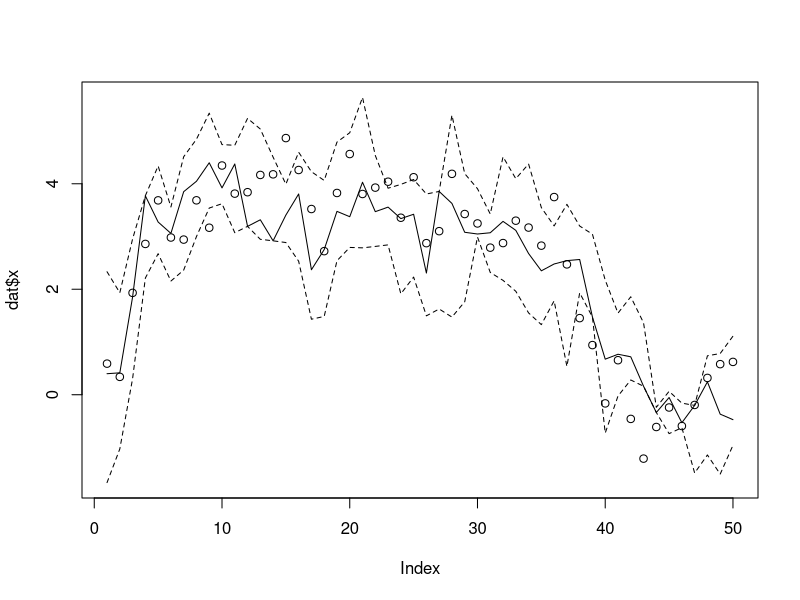
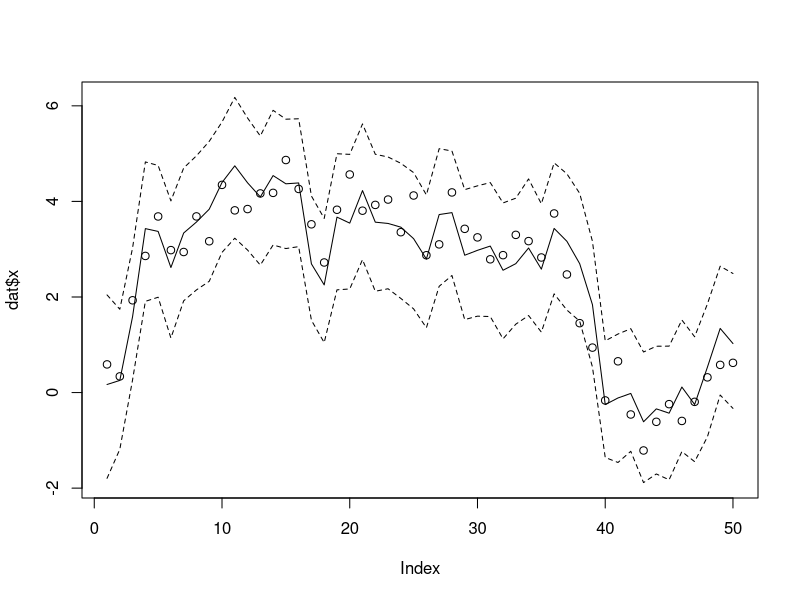
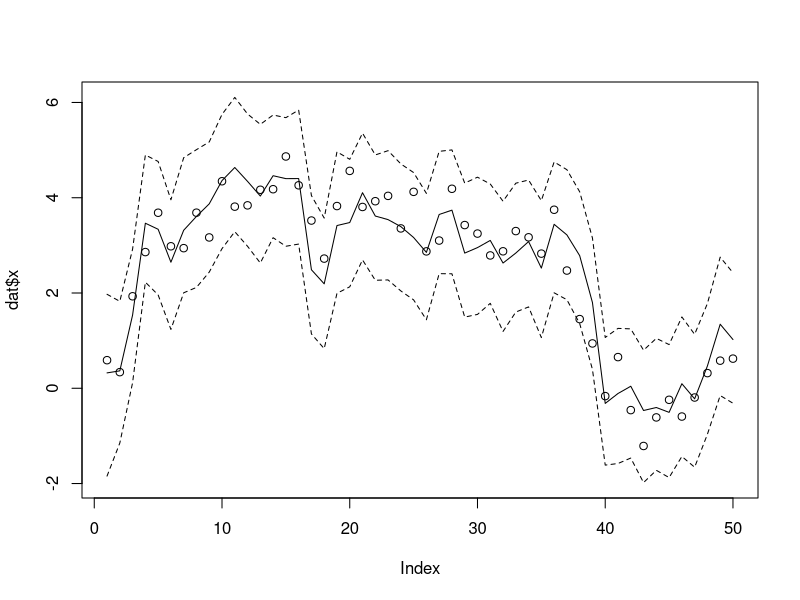
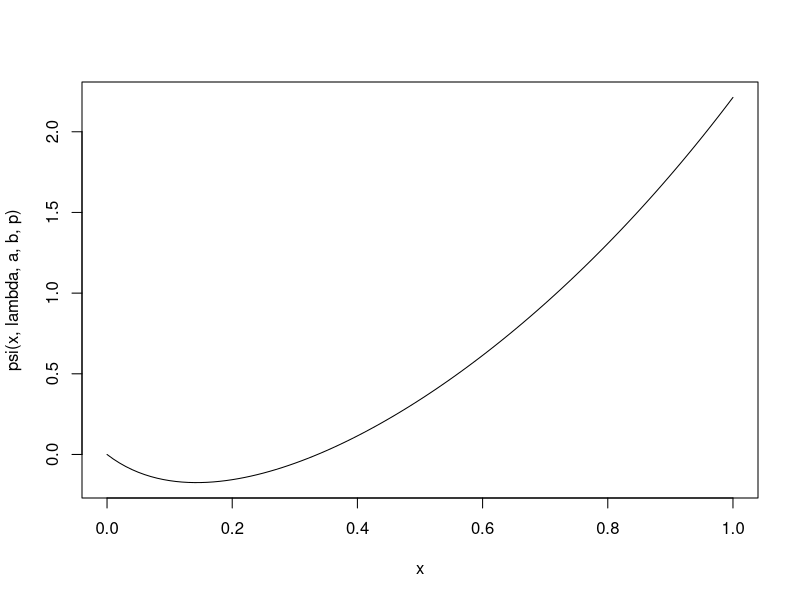

Write the R code that produced these figures, in order.
## ---- chunk 1
dlmSim <- function(n, sigma, tau, x0) {
  x    <- rep(0, n)
  y    <- rep(0, n)
  x[1] <- rnorm(1, x0,   tau)
  y[1] <- rnorm(1, x[1], sigma)
  for (t in 2:n) { # loop for clarity; could be vectorized
    x[t] <- rnorm(1, x[t-1], tau)
    y[t] <- rnorm(1, x[t],   sigma)
  }
  data.frame(y = y, x = x) # save x for comparison purpose
}
## ---- chunk 2
n <- 50
tau <- sqrt(0.5); sigma <- sqrt(2) * tau
set.seed(123456)
dat <- dlmSim(n, sigma, tau, 0)
## ---- chunk 3
dlmSIS <- function(y, sigma, tau, m0, s0, N) {
  xseq <- matrix(0, n, N)
  x <- rnorm(N, m0, s0)
  w <- rep(1/N, N)
  for (t in 1:n) {
    x <- rnorm(N, x, tau)
    w <- w * dnorm(y[t], x, sigma)
    xseq[t, ] <- x <- sample(x, size = N, replace = TRUE, prob = w)
  }
  xseq
}
## ---- chunk 4
xseq <- dlmSIS(dat$y, sigma, tau, 0, 10, 1000)
summary(apply(xseq, 1, function(x) length(unique(x))))

plotDlmPf <- function(xseq) {
  lower <- apply(xseq, 1, quantile, prob = 0.025)
  upper <- apply(xseq, 1, quantile, prob = 0.975)
  med <- apply(xseq, 1, median)
  plot(dat$x, type = "n", ylim = range(c(dat$x, lower, upper)))
  points(dat$x)
  lines(med, lty = 1)
  lines(lower, lty = 2)
  lines(upper, lty = 2)
}
plotDlmPf(xseq)
## ---- chunk 5
dlmSISR <- function(y, sigma, tau, m0, s0, N) {
  xseq <- matrix(0, n, N)
  x <- rnorm(N, m0, s0)
  for (t in 1:n) {
    x <- rnorm(N, x, tau)
    w <- dnorm(y[t], x, sigma)
    xseq[t, ] <- x <- sample(x, size = N, replace = TRUE, prob = w)
  }
  xseq
}
## ---- chunk 6
xseq <- dlmSISR(dat$y, sigma, tau, 0, 10, 1000)
summary(apply(xseq, 1, function(x) length(unique(x))))
plotDlmPf(xseq)
## ---- chunk 7
dlmAPF <- function(y, sigma, tau, m0, s0, N) {
  xseq <- matrix(0, n, N)
  x <- rnorm(N, m0, s0)
  for (t in 1:n) {
    w0 <- dnorm(y[t], x, sigma)
    tilx <- sample(x, size = N, replace = TRUE, prob = w0)
    x <- rnorm(N, tilx, tau)
    w <- dnorm(y[t], x, sigma) / dnorm(y[t], tilx, sigma)
    xseq[t, ] <- x <- sample(x, size = N, replace = TRUE, prob = w)
  }
  xseq
}

xseq <- dlmAPF(dat$y, sigma, tau, 0, 10, 1000)
summary(apply(xseq, 1, function(x) length(unique(x))))
plotDlmPf(xseq)
## ---- chunk 8
isAppr <- function(n, h, df, dg, rg, ...) {
  x <- rg(n, ...)
  mean( h(x) * df(x) / dg(x, ...) )
}

alpha <- 3
h <- function(x) x^alpha
beta <- 2
df <- function(x) dexp(x, rate = 1 / beta)

mySummary <- function(nrep, n, h, df, dg, rg) {
##    browser()
    sim <- replicate(nrep, isAppr(n, h, df, dg, rg))
    c(mean = mean(sim), sd = sd(sim))
}

sapply(1:6, 
       function(shp) {
           rg <- function(n) rgamma(n, shape = shp, scale = beta)
           dg <- function(x) dgamma(x, shape = shp, scale = beta)
           mySummary(100, 1000, h, df, dg, rg)
       })
## ---- chunk 9
#' Estimate ruin probability with importance sampling
#' $Z_i = Y_i - p \xi_i$ such that E[Z_i] < 0
#' where $Y_i$ is Gamma(a, b) with mean a/b,
#' $\xi_i$ is exponential with rate lambda.
#' The cumulant generating function of Z as a function of theta
psi <- function(t, lambda, a, b, p) {
    - a * log(1 - t / b) - log(1 + t / lambda * p)
}

#' Importance sampler with exponeitial tilting
#' $X_i = U_i - V_i$ where
#' $U_i$ is gamma(a, b - theta) and $V_i$ is an independent exponential
#' with rate lambda / p + theta
#' Theta needs to be selected such that E X > 0

rX <- function(n, theta, lambda, a, b, p) {
    rgamma(n, a, rate = b - theta) - rexp(n, rate = lambda / p + theta)    
}

x <- 2 # reserve
lambda <- 1; a <- 6; b <- 2; p <- 6 # such that a / b - p / lambda < 0
curve(psi(x, lambda, a, b, p), 0, 1)
## root of psi(theta) = 0
th0 <- uniroot(psi, c(0.01, 1), lambda = lambda, a = a, b = b, p = p)$root

## approximation with importance sampler
ruinProbAppr <- function(n, lambda, a, b, p, x, theta,
                         batSize = 1000){
    do1rep <- function() {
        lossCum <- 0
        tau <- 0
        repeat {
            z <- rX(batSize, theta, lambda, a, b, p)
            loss <- lossCum + cumsum(z)
            idx <- which(loss > x)
            if (length(idx) > 0) break
            lossCum <- loss[batSize]
            tau <- tau + batSize
        }
        lossCum <- loss[idx[1]]
        tau <- tau + idx[1]
        lr <- exp(- theta * lossCum + tau * psi(theta, lambda, a, b, p))
    }
    sim <- replicate(n, do1rep())
    mean(sim)
}

## Try it out
theta <- 1
ruinProbAppr(2, lambda, a, b, p, x, theta)

## Compare different theta values
theta <- (1:3) * th0
nrep <- 50
n <- 200
sim <- sapply(theta,
              function(th) {
                  srep <- replicate(nrep, ruinProbAppr(n, lambda, a, b, p, x, th))
                  c(mean = mean(srep), sd = sd(srep))
              })
sim
## ---- chunk 10
rBM <- function(n, tgrid, sigma) {
    tt <- c(0, tgrid)
    dt <- diff(tt)
    nt <- length(tgrid)
    dw <- matrix(rnorm(n * nt, sd = sigma * sqrt(dt)), n, nt, byrow = TRUE)
    t(apply(dw, 1, cumsum))
}
## ---- chunk 11
callValLognorm <- function(S0, K, mu, sigma) {
    d <- (log(S0 / K) + mu + sigma^2) / sigma
    S0 * exp(mu + 0.5 * sigma^2) * pnorm(d) - K * pnorm(d - sigma)
}
## ---- chunk 12
optValueAppr <- function(n, r = 0.05, sigma = 0.3, S0 = 50, K = 50,
                         tgrid = seq(0, .25, length = 14)[-1]) {
    wt <- rBM(n, tgrid, sigma)
    ## payoff of call option on arithmetic average
    nt <- length(tgrid)
    TT <- tgrid[nt]
    St <- S0 * exp((r - sigma^2 / 2) * matrix(tgrid, n, nt, byrow = TRUE) + wt)
    pAri <- pmax(rowMeans(St) - K, 0)
    vAri <- mean(pAri) 
    ## underlying asset price
    ST <- St[, nt]
    vAs <- vAri - cov(ST, pAri) / var(ST) * (mean(ST) - exp(r * TT) * S0)
    ## value of standard option
    pStd <- pmax(ST - K, 0)
    pStdTrue <- callValLognorm(S0, K, (r - 0.5 * sigma^2) * TT,
                               sigma * sqrt(TT))
    vStd <-  vAri - cov(pStd, pAri) / var(pStd) * (mean(pStd) - pStdTrue)
    ## payoff of call option on geometric average
    pGeo <- pmax(exp(rowMeans(log(St))) - K, 0)
    tbar <- mean(tgrid)
    sBar2 <- sigma^2 / nt^2 / tbar * sum( (2 * seq(nt) - 1) * rev(tgrid) )
    pGeoTrue <- callValLognorm(S0, K, (r - 0.5 * sigma^2) * tbar,
                               sqrt(sBar2 * tbar))
    vGeo <- vAri - cov(pGeo, pAri) / var(pGeo) * (mean(pGeo) - pGeoTrue)
    ## sim <- data.frame(pAri, ST, pStd, pGeo)
    ## result
    c(vAri, vAs, vStd, vGeo) * exp(-r * TT)
}
## ---- chunk 13
sim <- replicate(200, optValueAppr(500))
apply(sim, 1, mean)
apply(sim, 1, sd)
